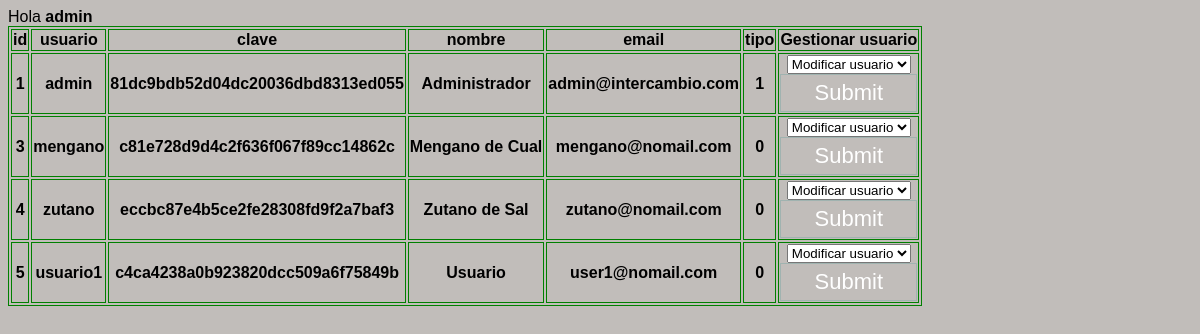
The app's page /admin.php (signed in), older data.
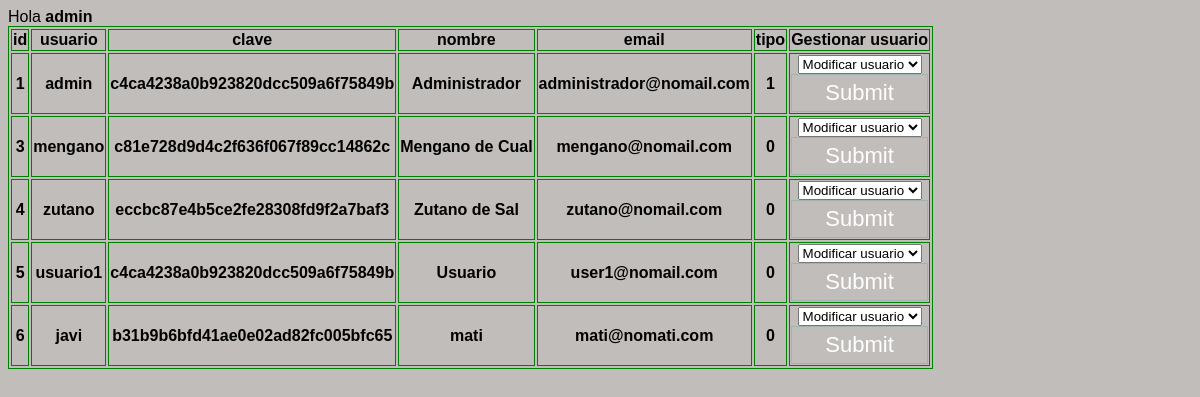
The same page, newer data.
### tables this page shows
CREATE TABLE [usuarios]
(
    [id] INTEGER PRIMARY KEY,
    [usuario] NVARCHAR(20)  NOT NULL,
    [clave] NVARCHAR(32)  NOT NULL,
    [nombre] NVARCHAR(200),
    [email] NVARCHAR(200),
    [tipo] INTEGER
);

### db.php (called while the page is built)
<?php
class DB {
    public static function queryExecuter($query){
        $db = new PDO("sqlite:./datos.db");
        $db->exec('PRAGMA foreign_keys = ON;');
        $res=$db->prepare($query);
        $res->execute();
        return $res;
    }
}

### admin.php (the view, shortened to what this page needs)
<?php
include_once 'lib.php';
include_once 'db.php';
View::start('Panel de administracion');
echo "Hola <b>".$_SESSION['usuario']."</b><br>";
$res = DB::queryExecuter('SELECT * FROM usuarios;');
if($res){
    $res->setFetchMode(PDO::FETCH_NAMED);
    $first=true;
    foreach($res as $user){
        if($first){
            echo "<table><tr>";
            foreach($user as $field=>$value){
                echo "<th>$field</th>";
            }
            echo "<th>Gestionar usuario</th>";
            $first = false;
            echo "</tr>";
        }
        echo "<tr>";
        foreach($user as $value){
            echo "<th>$value</th>";
        }
        $uid = $user['id'];
        View::get_form($uid);
        echo "</tr>";
    }
    echo '</table>';
}
View::end();

### lib.php (shortened to what this page needs)
<?php
class View{
    public static function  start($title){
        $html = "<!DOCTYPE html>
        <html>
        <head>
        <meta charset=\"utf-8\">
        <link rel=\"stylesheet\" type=\"text/css\" href='estilos.css' />
        <script src='http://code.jquery.com/jquery-1.11.2.min.js'></script>
        <script src='scripts.js'></script>
        <title>$title</title>
        </head>
        <body>";
        echo $html;
    }
    public static function end(){
        echo '</body>
        </html>';
    }
    public static function get_form($uid){
        echo "<th>
            <form name='gestion' method='post' action='proccessForm.php'>
                <select name='option_gestion'>
                    <option value='1'>Borrar usuario</option>
                    <option value='2' selected>Modificar usuario</option>
                </select>
                    <input type='hidden' value='$uid' name='uid'>
                    <input type='submit'>
            </form>
        </th>";
    }
}

### estilos.css (style rules this page uses)
*, *:before, *:after { box-sizing: border-box; }
html { overflow-y: scroll; }
body { background: #c1bdba; font-family: 'Titillium Web', sans-serif; }
input, textarea { font-size: 22px; display: block; width: 100%; height: 100%; padding: 5px 10px; background: none; background-image: none; border: 1px solid #a0b3b0; color: #ffffff; border-radius: 0; -webkit-transition: border-color .25s ease, box-shadow .25s ease; transition: border-color .25s ease, box-shadow .25s ease; }
table, th { position: relative; border: 1px green solid; }

Row changes from the older to the newer data that the page shows:
added usuarios: id "6", usuario "javi", clave "b31b9b6bfd41ae0e02ad82fc005bfc65", nombre "mati", email "mati@nomati.com", tipo "0"
Text that changed along with them:
new list line: "c4ca4238a0b923820dcc509a6f75849b"
new list line: "administrador@nomail.com"
list line gone: "81dc9bdb52d04dc20036dbd8313ed055"
list line gone: "admin@intercambio.com"
